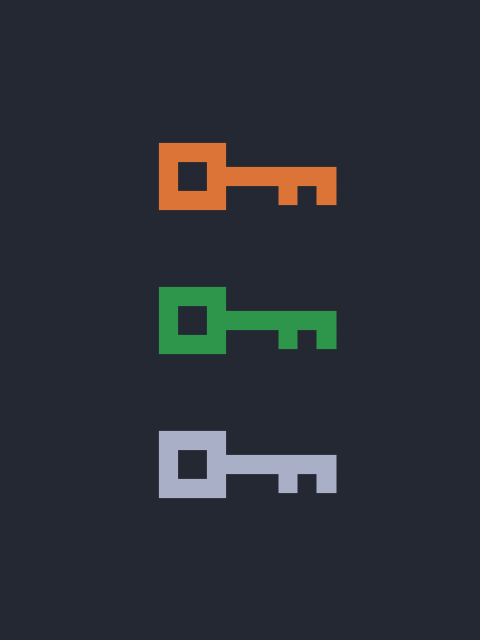
Frame 1 (no input)
Frame 2 (the mouse pressed at the canvas centre, redrawn once): identical to frame 1, image omitted

The Processing sketch that drew this single still picture (run headless with seeded random() and noise(); the mouse was pressed at the canvas centre and the sketch redrawn once):

// Processing sketch: ready_player_one
// ── ready_player_one.pde
// Manuale di Programmazione Cinematografica - Volume 5
// Daniele Olmisani, 2019

// Ready Player One (2018)


final color PAPER = color(35, 40, 50);
final color INK1 = color(220, 115, 55);
final color INK2 = color(45, 150, 75);
final color INK3 = color(170, 175, 200);


void setup() {
  size(480, 640);
  noLoop();
}


void draw() {
  
  final float S =  min(width, height);
  final float U = 0.002;
  
  translate(0.4*width, 0.05*height);
  scale(S);
  
  background(PAPER);
  
  strokeWeight(20*U);
  fill(PAPER);
  
  translate(0.0, 0.3);
  stroke(INK1);
  drawKey();

  translate(0.0, 0.3);
  stroke(INK2);
  drawKey();

  translate(0.0, 0.3);
  stroke(INK3);
  drawKey();

  
  save("ready-player-one.png");
}


void drawKey() {
  
  strokeCap(SQUARE);
  rectMode(CENTER);
  
  line(0.00, 0.00, 0.30, 0.00);
  line(0.26, 0.04, 0.30, 0.04);
  line(0.18, 0.04, 0.22, 0.04);
  
  rect(0.00, 0.00, 0.10, 0.10);
}
